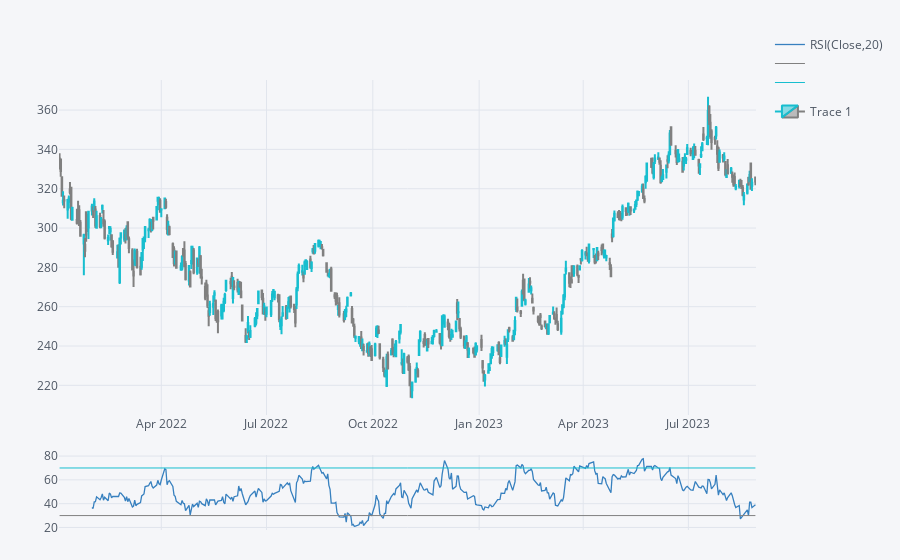

Notebook code for this chart:
### Code cell
mtn_rsi = get_rsi(ticker,start,end)

### Figure 1 — Plotly figure (JSON) as saved in the notebook; plotly's stock layout.template omitted (floating-point values rounded to 4 significant figures; data arrays with more than 128 entries replaced by an {"elided": "..."} marker saying what was removed)
{"data": [{"legendgroup": "RSI(Close,20)", "line": {"color": "rgba(55, 128, 191, 1.0)", "dash": "solid", "shape": "linear", "width": 1.3}, "mode": "lines", "name": "RSI(Close,20)", "showlegend": true, "text": "", "type": "scatter", "x": {"elided": "415 str values"}, "y": {"elided": "415 mixed values"}, "yaxis": "y3"}, {"legendgroup": "RSI(Close,20)", "line": {"color": "grey", "width": 1}, "mode": "lines", "name": "", "showlegend": true, "text": "", "type": "scatter", "x": {"elided": "415 str values"}, "y": {"elided": "415 int values"}, "yaxis": "y3"}, {"legendgroup": "RSI(Close,20)", "line": {"color": "#17BECF", "width": 1}, "mode": "lines", "name": "", "showlegend": true, "text": "", "type": "scatter", "x": {"elided": "415 str values"}, "y": {"elided": "415 int values"}, "yaxis": "y3"}, {"close": {"elided": "415 float values"}, "decreasing": {"line": {"color": "#808080"}}, "high": {"elided": "415 float values"}, "increasing": {"line": {"color": "#17BECF"}}, "low": {"elided": "415 float values"}, "name": "Trace 1", "open": {"elided": "415 float values"}, "showlegend": true, "type": "candlestick", "x": {"elided": "415 str values"}, "yaxis": "y2"}], "layout": {"legend": {"bgcolor": "#F5F6F9", "font": {"color": "#4D5663"}}, "margin": {"b": 30, "l": 30, "r": 30, "t": 30}, "paper_bgcolor": "#F5F6F9", "plot_bgcolor": "#F5F6F9", "showlegend": true, "title": {"font": {"color": "#4D5663"}}, "xaxis": {"anchor": "y2", "gridcolor": "#E1E5ED", "rangeselector": {"bgcolor": "rgba(150, 200, 250, 1)", "buttons": [{"count": 1, "label": "1m", "step": "month", "stepmode": "backward"}, {"count": 1, "label": "1y", "step": "year", "stepmode": "backward"}], "font": {"size": 13}, "visible": false, "x": 0, "y": 0.9}, "rangeslider": {"visible": false}, "showgrid": true, "tickfont": {"color": "#4D5663"}, "title": {"font": {"color": "#4D5663"}, "text": ""}, "zerolinecolor": "#E1E5ED"}, "yaxis": {"gridcolor": "#E1E5ED", "showgrid": true, "showticklabels": false, "tickfont": {"color": "#4D5663"}, "title": {"font": {"color": "#4D5663"}, "text": ""}, "zerolinecolor": "#E1E5ED"}, "yaxis2": {"domain": [0.23, 0.9], "gridcolor": "#E1E5ED", "showgrid": true, "tickfont": {"color": "#4D5663"}, "title": {"font": {"color": "#4D5663"}, "text": ""}, "zerolinecolor": "#E1E5ED"}, "yaxis3": {"domain": [0, 0.15], "gridcolor": "#E1E5ED", "showgrid": true, "tickfont": {"color": "#4D5663"}, "title": {"font": {"color": "#4D5663"}, "text": ""}, "zerolinecolor": "#E1E5ED"}}}
